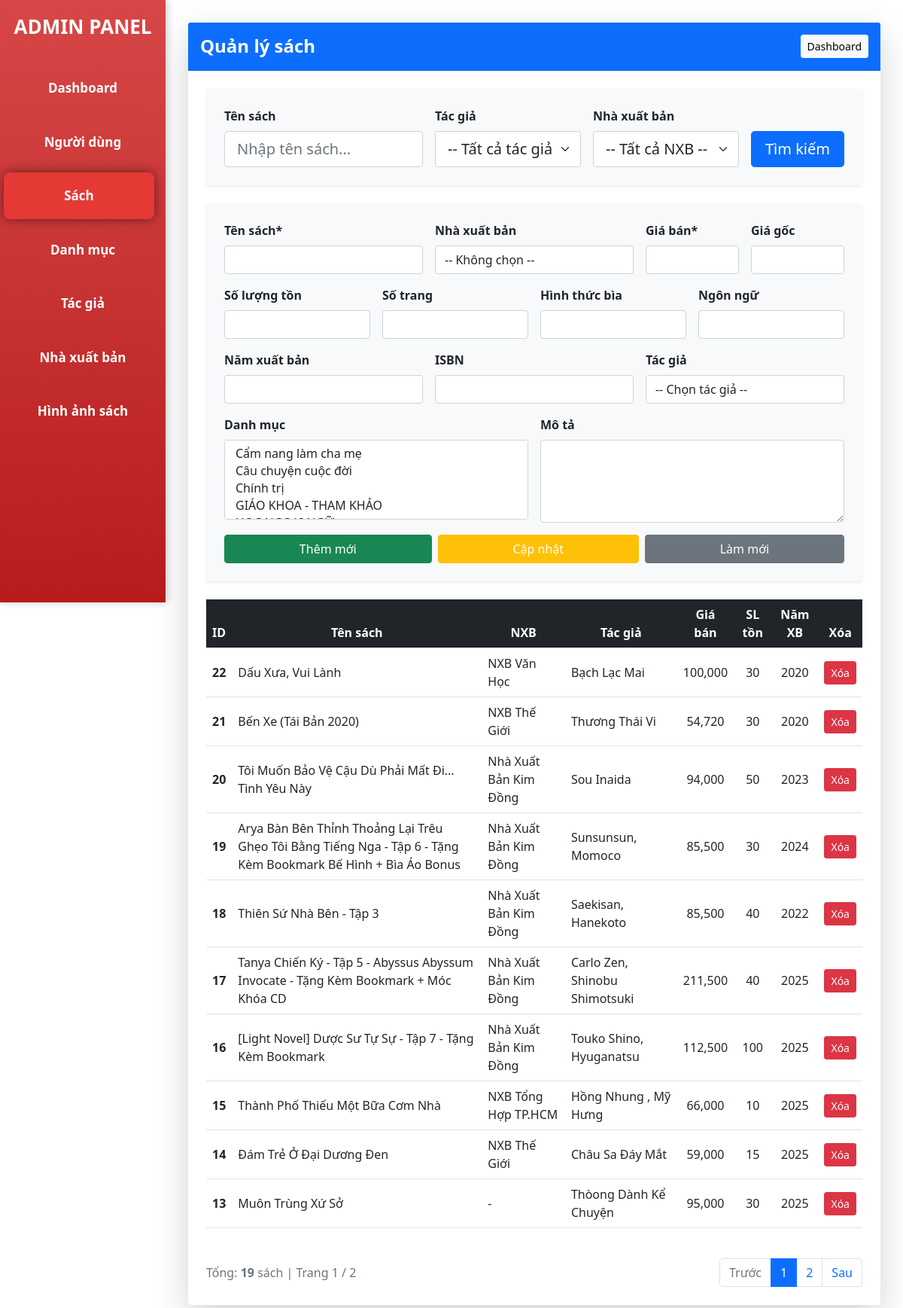
Screenshot of /frontend/pages/Admin_MVC/index.php?page=book with the database file from the repository.
### tables this page shows
CREATE TABLE `sach` (
  `ma_sach` int(11) NOT NULL,
  `ten_sach` varchar(255) NOT NULL,
  `ma_nxb` int(11) DEFAULT NULL,
  `mo_ta` text DEFAULT NULL,
  `gia_ban` decimal(10,2) NOT NULL,
  `gia_goc` decimal(10,2) DEFAULT NULL,
  `so_luong_ton` int(11) DEFAULT 0,
  `so_trang` int(11) DEFAULT NULL,
  `hinh_thuc_bia` varchar(50) DEFAULT NULL,
  `ngon_ngu` varchar(50) DEFAULT 'Tiếng Việt',
  `nam_xuat_ban` int(11) DEFAULT NULL,
  `ma_isbn` varchar(20) DEFAULT NULL,
  `ngay_them` datetime DEFAULT current_timestamp(),
  `luot_xem` int(11) DEFAULT 0,
  `trang_thai` enum('available','out_of_stock','discontinued') DEFAULT 'available'
);

CREATE TABLE `nha_xuat_ban` (
  `ma_nxb` int(11) NOT NULL,
  `ten_nxb` varchar(200) NOT NULL,
  `dia_chi` text DEFAULT NULL,
  `so_dien_thoai` varchar(15) DEFAULT NULL,
  `email` varchar(100) DEFAULT NULL
);

### frontend/pages/Admin_MVC/controllers/BookController.php (called while the page is built, shortened)
<?php
require_once "models/Book.php";
class BookController
{
    private $model;
    public function __construct($db)
    {
        $this->model = new Book($db);
    }
    public function index()
{
    $page_current = max(1, (int)($_GET['p'] ?? 1));
    $per_page     = 10;
    $offset       = ($page_current - 1) * $per_page;
    $search_ten     = trim($_GET['search_ten'] ?? '');
    $search_tacgia  = trim($_GET['search_tacgia'] ?? '');
    $search_nxb     = trim($_GET['search_nxb'] ?? '');
    $total            = $this->model->getTotal($search_ten, $search_tacgia, $search_nxb);
    $total_pages_view = ceil($total / $per_page);
    $books = $this->model->getBooks(
        $per_page,
        $offset,
        $search_ten,
        $search_tacgia,
        $search_nxb
    );
    $categories = $this->model->getCategories();
    $search_params = '';
    include "views/book/index.php";
    include "views/layout/main.php";
}
}

### frontend/pages/Admin_MVC/index.php (called while the page is built, shortened)
<?php
require_once "them/connect.php";
$action = $_GET['action'] ?? 'index';
$controller = new $controllerName($conn);
$controller->$action();

### frontend/pages/Admin_MVC/models/Book.php (called while the page is built, shortened)
<?php
class Book
{
    public $conn;
    public function __construct($db)
    {
        $this->conn = $db;
    }
    public function getBooks($limit, $offset, $search_ten = '', $search_tacgia = '', $search_nxb = '')
{
    $sql = "
        SELECT DISTINCT s.*, n.ten_nxb,
               GROUP_CONCAT(DISTINCT tg.ten_tac_gia SEPARATOR ', ') AS ten_tac_gia
        FROM sach s
        LEFT JOIN nha_xuat_ban n ON s.ma_nxb = n.ma_nxb
        LEFT JOIN sach_tac_gia stg ON s.ma_sach = stg.ma_sach
        LEFT JOIN tac_gia tg ON stg.ma_tac_gia = tg.ma_tac_gia
        WHERE 1=1
    ";
    $params = [];
    $sql .= " GROUP BY s.ma_sach ORDER BY s.ma_sach DESC LIMIT :limit OFFSET :offset";
    $stmt = $this->conn->prepare($sql);
    $stmt->bindValue(':limit', $limit, PDO::PARAM_INT);
    $stmt->bindValue(':offset', $offset, PDO::PARAM_INT);
    $stmt->execute();
    return $stmt->fetchAll(PDO::FETCH_ASSOC);
}
    public function getTotal($search_ten = '', $search_tacgia = '', $search_nxb = '')
    {
        $sql = "SELECT COUNT(DISTINCT s.ma_sach) FROM sach s
            LEFT JOIN sach_tac_gia stg ON s.ma_sach = stg.ma_sach
            WHERE 1=1";
        $params = [];
        $stmt = $this->conn->prepare($sql);
        $stmt->execute($params);
        return $stmt->fetchColumn();
    }
    public function getCategories()
    {
        return $this->conn->query("SELECT ma_danh_muc, ten_danh_muc FROM danh_muc ORDER BY ten_danh_muc")->fetchAll(PDO::FETCH_ASSOC);
    }
}

### frontend/pages/Admin_MVC/views/book/index.php (the view, shortened to what this page needs)
<link rel="stylesheet" href="/bootstrap-5.0.2-dist/css/bootstrap.min.css">
<link rel="stylesheet" href="https://cdn.jsdelivr.net/npm/bootstrap-icons@1.11.3/font/bootstrap-icons.min.css">
<div class="card shadow-lg border-0">
    <div class="card-header bg-primary text-white d-flex justify-content-between align-items-center py-3">
        <h4 class="mb-0 fw-bold">Quản lý sách</h4>
        <a href="?page=dashboard" class="btn btn-light btn-sm">Dashboard</a>
    </div>
    <div class="card-body p-4">
        <div class="card mb-4 shadow-sm border-0">
            <div class="card-body p-4 bg-light">
                <form method="get" class="row g-3">
                    <div class="col-lg-4 col-md-12">
                        <label class="form-label fw-bold">Tên sách</label>
                        <input type="text" name="search_ten" class="form-control form-control-lg"
                               value="<?= htmlspecialchars($search_ten ?? '') ?>"
                               placeholder="Nhập tên sách...">
                    </div>
                    <div class="col-lg-3 col-md-6">
                        <label class="form-label fw-bold">Tác giả</label>
                        <select name="search_tacgia" class="form-select form-select-lg">
                            <option value="">-- Tất cả tác giả --</option>
                        </select>
                    </div>
                    <div class="col-lg-3 col-md-6">
                        <label class="form-label fw-bold">Nhà xuất bản</label>
                        <select name="search_nxb" class="form-select form-select-lg">
                            <option value="">-- Tất cả NXB --</option>
                        </select>
                    </div>
                    <div class="col-lg-2 col-md-12 d-flex align-items-end">
                        <button type="submit" class="btn btn-primary btn-lg w-100">
                            Tìm kiếm
                        </button>
                    </div>
                </form>
            </div>
        </div>
        <div class="bg-light rounded p-4 mb-4 shadow-sm">
            <form action="?page=book&action=save" method="post" class="row g-3">
                <div class="col-md-4">
                    <label class="form-label fw-bold">Tên sách*</label>
                    <input type="text" name="ten_sach" id="ten_sach" class="form-control" required>
                </div>
                <div class="col-md-4">
                    <label class="form-label fw-bold">Nhà xuất bản</label>
                    <select name="ma_nxb" id="ma_nxb" class="form-control">
                        <option value="">-- Không chọn --</option>
                    </select>
                </div>
                <div class="col-md-2">
                    <label class="form-label fw-bold">Giá bán*</label>
                    <input type="number" name="gia_ban" id="gia_ban" class="form-control" required>
                </div>
                <div class="col-md-2">
                    <label class="form-label fw-bold">Giá gốc</label>
                    <input type="number" name="gia_goc" id="gia_goc" class="form-control">
                </div>
                <div class="col-md-3">
                    <label class="form-label fw-bold">Số lượng tồn</label>
                    <input type="number" name="so_luong_ton" id="so_luong_ton" class="form-control">
                </div>
                <div class="col-md-3">
                    <label class="form-label fw-bold">Số trang</label>
                    <input type="number" name="so_trang" id="so_trang" class="form-control">
                </div>
                <div class="col-md-3">
                    <label class="form-label fw-bold">Hình thức bìa</label>
                    <input type="text" name="hinh_thuc_bia" id="hinh_thuc_bia" class="form-control">
                </div>
                <div class="col-md-3">
                    <label class="form-label fw-bold">Ngôn ngữ</label>
                    <input type="text" name="ngon_ngu" id="ngon_ngu" class="form-control">
                </div>
                <div class="col-md-4">
                    <label class="form-label fw-bold">Năm xuất bản</label>
                    <input type="number" name="nam_xuat_ban" id="nam_xuat_ban" class="form-control">
                </div>
                <div class="col-md-4">
                    <label class="form-label fw-bold">ISBN</label>
                    <input type="text" name="ma_isbn" id="ma_isbn" class="form-control">
                </div>
                <div class="col-md-4">
                    <label class="form-label fw-bold">Tác giả</label>
                    <select name="ma_tac_gia" id="ma_tac_gia" class="form-control">
                        <option value="">-- Chọn tác giả --</option>
                    </select>
                </div>
                <div class="col-md-6">
                    <label class="form-label fw-bold">Danh mục</label>
                    <select name="danh_muc[]" id="danh_muc" class="form-control" multiple>
                        <?php foreach ($categories as $c): ?>
                            <option value="<?= $c['ma_danh_muc'] ?>"><?= htmlspecialchars($c['ten_danh_muc']) ?></option>
                        <?php endforeach; ?>
                    </select>
                </div>
                <div class="col-md-6">
                    <label class="form-label fw-bold">Mô tả</label>
                    <textarea name="mo_ta" id="mo_ta" rows="4" class="form-control"></textarea>
                </div>
                <div class="col-md-12 d-flex gap-2">
                    <button type="submit" name="action" value="add" class="btn btn-success flex-fill">Thêm mới</button>
                    <button type="submit" name="action" value="update" class="btn btn-warning text-white flex-fill">Cập nhật</button>
                    <button type="button" onclick="clearForm()" class="btn btn-secondary flex-fill">Làm mới</button>
                </div>
            </form>
        </div>
        <div class="table-responsive">
            <table class="table table-hover align-middle">
                <thead class="table-dark text-center">
                    <tr>
                        <th>ID</th>
                        <th>Tên sách</th>
                        <th>NXB</th>
                        <th>Tác giả</th>
                        <th>Giá bán</th>
                        <th>SL tồn</th>
                        <th>Năm XB</th>
                        <th>Xóa</th>
                    </tr>
                </thead>
                <tbody>
                    <?php foreach ($books as $b): ?>
                        <tr class="row-select" style="cursor:pointer"
                            data-id="<?= $b['ma_sach'] ?>"
                            data-ten="<?= htmlspecialchars($b['ten_sach'] ?? '') ?>"
                            data-nxb="<?= $b['ma_nxb'] ?? '' ?>"
                            data-tacgia="<?= $b['ma_tac_gia_chinh'] ?? '' ?>"
                            data-giaban="<?= $b['gia_ban'] ?? '' ?>"
                            data-giagoc="<?= $b['gia_goc'] ?? '' ?>"
                            data-soluong="<?= $b['so_luong_ton'] ?? '' ?>"
                            data-sotrang="<?= $b['so_trang'] ?? '' ?>"
                            data-bia="<?= htmlspecialchars($b['hinh_thuc_bia'] ?? '') ?>"
                            data-ngonngu="<?= htmlspecialchars($b['ngon_ngu'] ?? '') ?>"
                            data-nam="<?= $b['nam_xuat_ban'] ?? '' ?>"
                            data-isbn="<?= htmlspecialchars($b['ma_isbn'] ?? '') ?>"
                            data-mota="<?= htmlspecialchars($b['mo_ta'] ?? '') ?>"
                            data-danhmuc='<?= json_encode($b['danh_muc_list'] ?? []) ?>'>
                            <td class="text-center fw-bold"><?= $b['ma_sach'] ?></td>
                            <td><?= htmlspecialchars($b['ten_sach']) ?></td>
                            <td><?= htmlspecialchars($b['ten_nxb'] ?? '-') ?></td>
                            <td><?= htmlspecialchars($b['ten_tac_gia'] ?? '-') ?></td>
                            <td class="text-center"><?= number_format($b['gia_ban']) ?></td>
                            <td class="text-center"><?= $b['so_luong_ton'] ?></td>
                            <td class="text-center"><?= $b['nam_xuat_ban'] ?: '-' ?></td>
                            <td class="text-center" onclick="event.stopPropagation();">
                                <button class="btn btn-danger btn-sm" onclick="confirmDelete(<?= $b['ma_sach'] ?>)">Xóa</button>
                            </td>
                        </tr>
                    <?php endforeach; ?>
                </tbody>
            </table>
        </div>
        <div class="d-flex justify-content-between align-items-center mt-4">
            <div class="text-muted">
                Tổng: <strong><?= $total ?></strong> sách | Trang <?= $page_current ?> / <?= $total_pages_view ?>
            </div>
            <?php if ($total_pages_view > 1): ?>
                <ul class="pagination mb-0">
                    <li class="page-item <?= $page_current <= 1 ? 'disabled' : '' ?>">
                        <a class="page-link" href="?page=book<?= $search_params ?>&p=<?= $page_current - 1 ?>">Trước</a>
                    </li>
                    <?php for ($i = max(1, $page_current - 2); $i <= min($total_pages_view, $page_current + 2); $i++): ?>
                        <li class="page-item <?= $i == $page_current ? 'active' : '' ?>">
                            <a class="page-link" href="?page=book<?= $search_params ?>&p=<?= $i ?>"><?= $i ?></a>
                        </li>
                    <?php endfor; ?>
                    <li class="page-item <?= $page_current >= $total_pages_view ? 'disabled' : '' ?>">
                        <a class="page-link" href="?page=book<?= $search_params ?>&p=<?= $page_current + 1 ?>">Sau</a>
                    </li>
                </ul>
            <?php endif; ?>
        </div>
    </div>
</div>

### frontend/pages/Admin_MVC/views/layout/main.php (style rules this page uses)
body { margin: 0; font-family: Arial, sans-serif; min-height: 100vh; background: #f8f9fa; }

### rows the page displays
sach: ma_sach "22", ten_sach "Dấu Xưa, Vui Lành", ma_nxb.ten_nxb "NXB Văn Học", ten_tac_gia "Bạch Lạc Mai", gia_ban "100,000", so_luong_ton "30", nam_xuat_ban "2020"
sach: ma_sach "21", ten_sach "Bến Xe (Tái Bản 2020)", ma_nxb.ten_nxb "NXB Thế Giới", ten_tac_gia "Thương Thái Vi", gia_ban "54,720", so_luong_ton "30", nam_xuat_ban "2020"
sach: ma_sach "20", ten_sach "Tôi Muốn Bảo Vệ Cậu Dù Phải Mất Đi... Tình Yêu Này", ma_nxb.ten_nxb "Nhà Xuất Bản Kim Đồng", ten_tac_gia "Sou Inaida", gia_ban "94,000", so_luong_ton "50", nam_xuat_ban "2023"
sach: ma_sach "19", ten_sach "Arya Bàn Bên Thỉnh Thoảng Lại Trêu Ghẹo Tôi Bằng Tiếng Nga - Tập 6 - Tặng Kèm Bookmark Bế Hình + Bìa Áo Bonus", ma_nxb.ten_nxb "Nhà Xuất Bản Kim Đồng", ten_tac_gia "Sunsunsun, Momoco", gia_ban "85,500", so_luong_ton "30", nam_xuat_ban "2024"
sach: ma_sach "18", ten_sach "Thiên Sứ Nhà Bên - Tập 3", ma_nxb.ten_nxb "Nhà Xuất Bản Kim Đồng", ten_tac_gia "Saekisan, Hanekoto", gia_ban "85,500", so_luong_ton "40", nam_xuat_ban "2022"
sach: ma_sach "17", ten_sach "Tanya Chiến Ký - Tập 5 - Abyssus Abyssum Invocate - Tặng Kèm Bookmark + Móc Khóa CD", ma_nxb.ten_nxb "Nhà Xuất Bản Kim Đồng", ten_tac_gia "Carlo Zen, Shinobu Shimotsuki", gia_ban "211,500", so_luong_ton "40", nam_xuat_ban "2025"
sach: ma_sach "16", ten_sach "[Light Novel] Dược Sư Tự Sự - Tập 7 - Tặng Kèm Bookmark", ma_nxb.ten_nxb "Nhà Xuất Bản Kim Đồng", ten_tac_gia "Touko Shino, Hyuganatsu", gia_ban "112,500", so_luong_ton "100", nam_xuat_ban "2025"
sach: ma_sach "15", ten_sach "Thành Phố Thiếu Một Bữa Cơm Nhà", ma_nxb.ten_nxb "NXB Tổng Hợp TP.HCM", ten_tac_gia "Hồng Nhung , Mỹ Hưng", gia_ban "66,000", so_luong_ton "10", nam_xuat_ban "2025"
sach: ma_sach "14", ten_sach "Đám Trẻ Ở Đại Dương Đen", ma_nxb.ten_nxb "NXB Thế Giới", ten_tac_gia "Châu Sa Đáy Mắt", gia_ban "59,000", so_luong_ton "15", nam_xuat_ban "2025"
sach: ma_sach "13", ten_sach "Muôn Trùng Xứ Sở", ten_nxb "-", ten_tac_gia "Thòong Dành Kể Chuyện", gia_ban "95,000", so_luong_ton "30", nam_xuat_ban "2025"

### other values shown
$total "19"
$page_current "1"
$total_pages_view "2"
